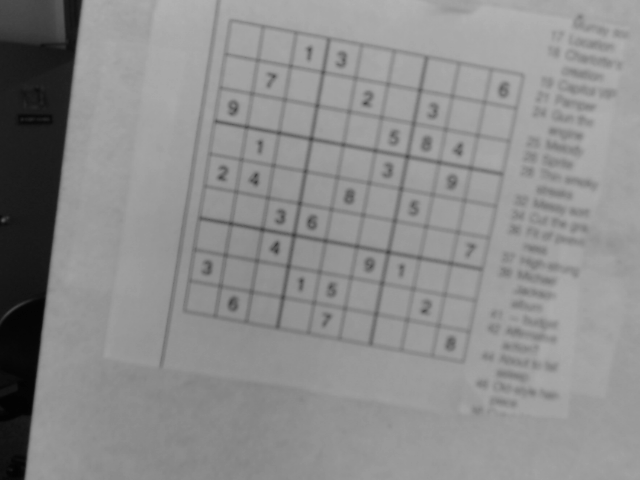
#> input picture sudoku_midterm/sudoku5.png, 640 x 480 px
$ python delete.py
#> lines starting #> are read from the running program, lines starting #| are printed output that depends on the picture; after the words box and inside, x2 and y2 are one past the last pixel; in counts of white or black regions, pixels touching at a corner belong together; long printed decimals are rounded
### hough_grid.py
import contour_board as contour
import cv2
import numpy as np
import math
import matplotlib as plt
import statistics


# Constants
# Image filepath
INPUT_IMG = "sudoku_square/sudoku12.png"

# Canny thresholds
THRESH_ONE = 10
THRESH_TWO = 200

# HoughLinesP parameters
RHO = 1
THETA = math.pi/180
LINE_THRESH = 50
MIN_LENGTH = 25.0
MAX_GAP = 15.0

# Line drawing thickness
THICKNESS = 3

# Line drawing colors
BLACK = (255, 0, 0)

# Digit image dimensions
DIGIT_WIDTH = 28
DIGIT_HEIGHT = 28
DIGIT_CHANNELS = 1

# Gaussian blur parameters
KERNEL_SIZE = (9, 9)
SIGMA_X = 10.0

# Unsharp weights
ORIG_WEIGHT = 3.5
GAUSSIAN_WEIGHT = -2.0

# K-means centers
ANGLE_CENTERS = 2
DIFF_CENTERS = 10


# Accepts a grayscale image and returns list of edges from Canny edge detector
def canny_edges(gray_img):
    return cv2.Canny(gray_img, THRESH_ONE, THRESH_TWO)


# Accepts a grayscale image and performs unsharp masking using Gaussian blur,
# then returns the sharpened image.
def unsharp_mask(gray_img):
    gaussian_img = cv2.GaussianBlur(gray_img, KERNEL_SIZE, SIGMA_X)
    sharp_img = cv2.addWeighted(gray_img, ORIG_WEIGHT, gaussian_img,\
        GAUSSIAN_WEIGHT, 0, gray_img)
    return sharp_img


# Accepts an image and returns a list of Hough lines.
# [131 lines left out: functions lines, count_sudoku, calculate_cells, decompose_lines, cell_dims, avg_cell_dims and 2 more, not called in this run]


# Accepts a list of lines and returns a list of the angles of the lines.
# Borrows Dr. Hochberg's code from delete.py.
def angles(lines):
    angles = [-np.arctan((l[0][3]-l[0][1])/(l[0][2]-l[0][0])) for l in lines]
    return angles


# Accepts a list of angles and returns the 3 principal angles found using
# k-means clustering.\
# Borrows Dr. Hochberg's code from delete.py.
# [15 lines left out: functions principal_angles, main, not called in this run]


# [2 lines that do not run on import are left out]

### contour_board.py
import cv2
import hough_grid as hough
import numpy as np


# Constants
# File path of image to be tested.
IMG_PATH = "sudoku_midterm/sudoku5.png"

# Values for thresholding.
WHITE = 255
NEIGHBORHOOD_SIZE = 7
C = 15


# Accepts an image and returns the thresholded image.
def threshold(img):
    thresh_img = cv2.adaptiveThreshold(img, WHITE,\
        cv2.ADAPTIVE_THRESH_GAUSSIAN_C, cv2.THRESH_BINARY,\
        NEIGHBORHOOD_SIZE, C)
    return thresh_img


# Accepts a grayscale image and returns image with its histogram equalized.
def equalize(img):
    return cv2.equalizeHist(img)


# Accepts an image, finds the contours using cv2's functions, and returns both
# a list of contours and a new image with the contours drawn on.
# [6 lines left out: function contours, not called in this run]


# Accepts an image and a string and displays the image to the screen.
def display(title, img):
    cv2.imshow(title, img)
    cv2.waitKey()


# Used for testing
# [7 lines left out: function main, not called in this run]


# [2 lines that do not run on import are left out]

### delete.py
import hough_grid as hagrid
import contour_board as contour
import cv2
import math
import random as rnd
import numpy as np
from collections import Counter

# Constants
# Canny thresholds
THRESH_ONE = 10
THRESH_TWO = 200

# HoughLinesP parameters
RHO = 1
THETA = math.pi/180
LINE_THRESH = 50
MIN_LENGTH = 25.0
MAX_GAP = 40.0

# Line drawing thickness
THICKNESS = 3

# Line drawing colors
BLACK = (255, 0, 0)

# Digit image dimensions
DIGIT_WIDTH = 28
DIGIT_HEIGHT = 28
DIGIT_CHANNELS = 1

# Gaussian blur parameters
KERNEL_SIZE = (7, 7)
SIGMA_X = 10.0

# Unsharp weights
ORIG_WEIGHT = 3.5
GAUSSIAN_WEIGHT = -2.0

# Read image. White = 255, Black = 0
img_orig = 255-cv2.imread("sudoku_midterm/sudoku5.png", cv2.IMREAD_GRAYSCALE)
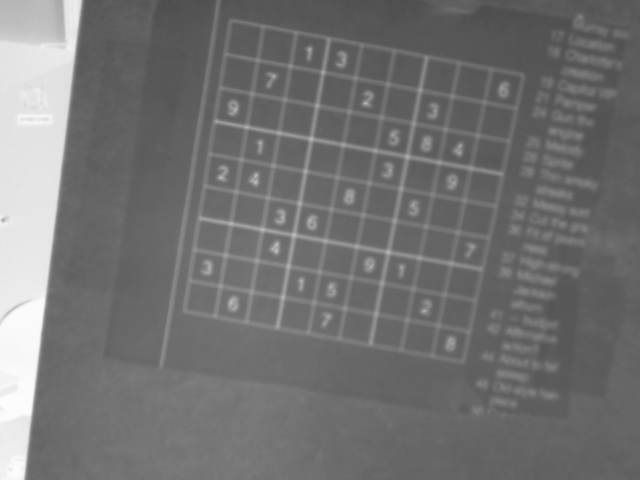
#> img_orig: shape (480, 640); min 77, max 252, mean 114.6
Mrot = cv2.getRotationMatrix2D((img_orig.shape[0]/2, img_orig.shape[1]/2), \
                               0, 1)
#> Mrot = [[1, 0, 0], [0, 1, 0]]
img_orig = cv2.warpAffine(img_orig, Mrot, (img_orig.shape))
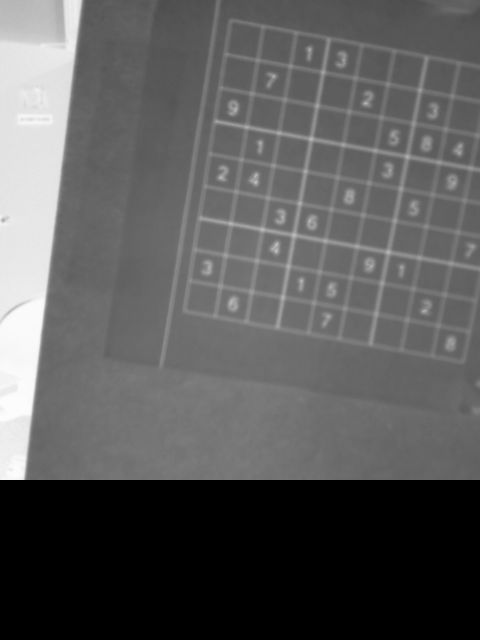
#> img_orig: shape (640, 480); min 0, max 252, mean 90.1

# Sharpen the image
img_orig = hagrid.unsharp_mask(img_orig)
#> in unsharp_mask, `sharp_img = cv2.addWeighted(gray_img, ORIG_WEIGHT, gaussian_img,\ GAUS..`:
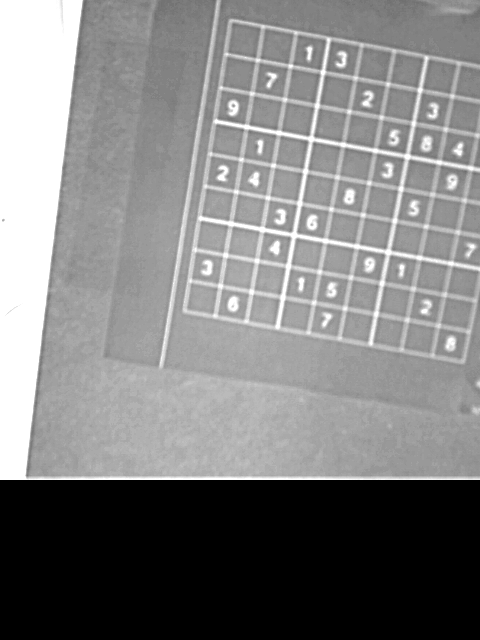
#> sharp_img: shape (640, 480); min 0, max 255, mean 127.9
img_orig = contour.threshold(img_orig)
#> in threshold, `thresh_img = cv2.adaptiveThreshold(img, WHITE,\ cv2.ADAPTIVE_THRESH_GA..`:
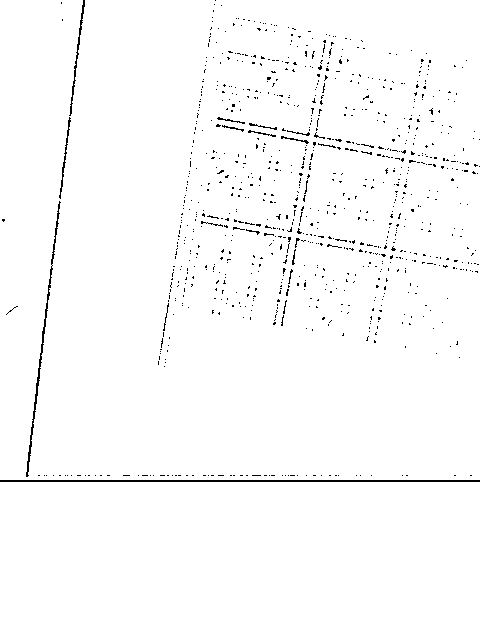
#> thresh_img: shape (640, 480); 98.3% white; black in thin lines or dots, all inside (x1, y1, x2, y2) = (0, 0, 480, 482)

element = cv2.getStructuringElement(cv2.MORPH_ELLIPSE, (3, 3), (1, 1))
#img_orig = cv2.dilate(img_orig, element)

# Accepts a grayscale image and returns list of edges from Canny edge detector
def canny_edges(gray_img):
    return cv2.Canny(gray_img, THRESH_ONE, THRESH_TWO)
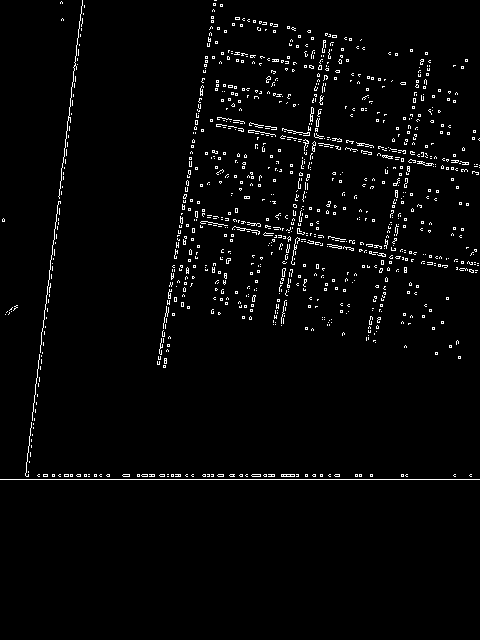
#> returned value: shape (640, 480); 2.6% white in thin lines or dots, all inside (x1, y1, x2, y2) = (0, 0, 480, 480)

def randcol():
    return (rnd.randint(0, 255), rnd.randint(0, 255), rnd.randint(0, 255))

cv2.imshow("Orig", img_orig)
# cv2.waitKey()

edges = canny_edges(img_orig)
cv2.imshow("Canny", edges)

# Perform the line detection
lines = cv2.HoughLinesP(edges, RHO, THETA, LINE_THRESH,\
    minLineLength=MIN_LENGTH, maxLineGap=MAX_GAP)
#> lines = 35 rows, first 6: [0, 479, 479, 479], [27, 453, 82, 0], [157, 364, 215, 0], [26, 476, 407, 476], [159, 364, 213, 22], [31, 441, 84, 5]
print(lines[0]) # What does one returned Hough line look like?
#| [[  0 479 479 479]]

# Build a list of angles for all the Hough segments
angles = [-np.arctan((l[0][3]-l[0][1])/(l[0][2]-l[0][0])) for l in lines]
#> angles = 35 values, max 1.46 at index 27, min -0.192 at index 13, mean 0.702

# Cluster them to find the principle angles
num_centers = 3
criteria = (cv2.TERM_CRITERIA_EPS + cv2.TERM_CRITERIA_MAX_ITER, 10, 1.0)
ret, a_labels, a_centers = cv2.kmeans(np.asarray(angles, dtype='float32'),\
    num_centers, None, criteria, 10, cv2.KMEANS_RANDOM_CENTERS)
#> ret = 0.0115; a_labels = 35 values, max 2 at index 0, min 0 at index 7, mean 0.771; a_centers = [-0.179, 1.41, 0]

# Build a dictionary mapping each label (0, 1, 2, ...) to its frequency in the list
a_labels_map = Counter(a_labels.ravel().tolist())
#> a_labels_map = {2: 4, 1: 19, 0: 12}

# Find the most frequent label, and its associated angle
max_a_value = max(a_labels_map.values())
#> max_a_value = 19
max_a_label = [x for x in a_labels_map if a_labels_map[x] == max_a_value][0]
#> max_a_label = 1
print("a_label_map", a_labels_map, max_a_label)
#| a_label_map Counter({1: 19, 0: 12, 2: 4}) 1
print("a_centers", a_centers.ravel())
#| a_centers [-0.179  1.406    0.        ]

# Make a list of radii for the segments having the most frequent label/angle
# We use the fact that the equation of the line at angle theta and distance R from
#  the origin has equation R = x cos(theta) + y sin(theta)
radii = [lines[i][0][0]*np.sin(angles[i]) + lines[i][0][1]*np.cos(angles[i]) \
         for i in range(len(lines)) if a_labels[i] == max_a_label]
#> radii = [81.4, 212.3, 213.8, 83.99, 333, 424.5, 325, 326.8, 432.5, 425.5, 334.1, 433.5, 227.9, 79.93, 225.9, 332.1, 265.2, 424.9, 218.4]
radii.sort()
print(radii)
#| [79.931, 81.402, 83.990, 212.322, 213.825, 218.431, 225.948, 227.905, 265.195, 325.043, 326.803, 332.052, 333.044, 334.079, 424.493, 424.923, 425.537, 432.520, 433.534]

# Now try to fit the segments to the best ten equally-spaced radii
minbadness = float("inf")
bestpair = (0, 0)
for i in range(20):
    for j in range(len(radii)-20, len(radii)):
#> (the run stopped early here; a loop or call above may not have finished)

$ run again, with sudoku_midterm/sudoku0.png copied over sudoku_midterm/sudoku5.png
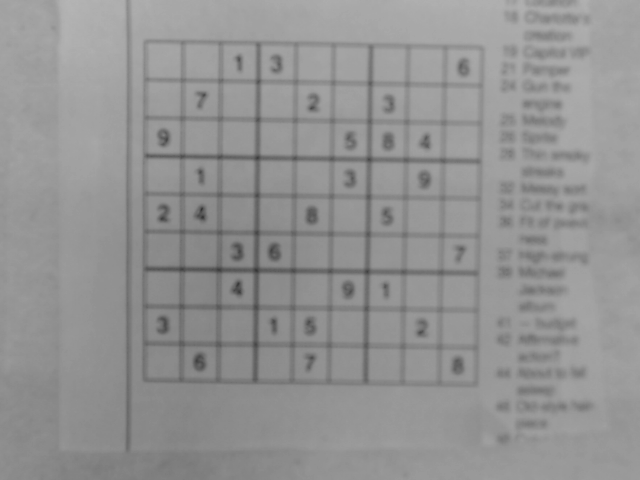
#> input picture sudoku_midterm/sudoku0.png, 640 x 480 px
#> in threshold, `thresh_img = cv2.adaptiveThreshold(img, WHITE,\ cv2.ADAPTIVE_THRESH_GA..`:
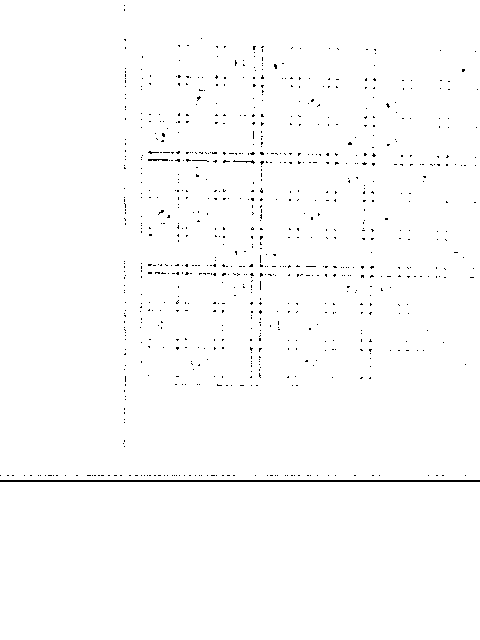
#> thresh_img: shape (640, 480); 99% white; black in thin lines or dots, all inside (x1, y1, x2, y2) = (0, 5, 480, 482)
#> in canny_edges, `return cv2.Canny(gray_img, THRESH_ONE, THRESH_TWO)`:
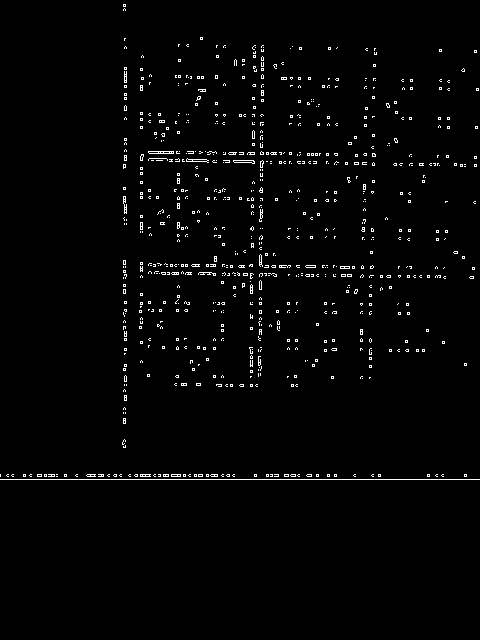
#> returned value: shape (640, 480); 1.9% white in thin lines or dots, all inside (x1, y1, x2, y2) = (0, 4, 480, 480)
#> lines = 28 rows, first 6: [0, 479, 479, 479], [0, 474, 380, 474], [0, 476, 380, 476], [124, 158, 476, 164], [124, 447, 124, 4], [125, 212, 125, 4]
#| [[  0 479 479 479]]
#> angles = 28 values, max 1.57 at index 4, min -0.0183 at index 12, mean 0.777
#> ret = 0.000776; a_labels = 28 values, max 2 at index 0, min 0 at index 3, mean 0.786; a_centers = [-0.0161, 1.57, 0]
#> a_labels_map = {2: 4, 0: 10, 1: 14}
#> max_a_value = 14
#> max_a_label = 1
#| a_label_map Counter({1: 14, 0: 10, 2: 4}) 1
#| a_centers [-0.01613  1.566   0.        ]
#> radii = [124, 125, 263.8, 126, 261, 142, 140, 252, 253.6, 123, 374.7, 254.7, 265.1, 141]
#| [123.000, 124.000, 125.000, 126.000, 140.000, 141.000, 142.000, 252.000, 253.563, 254.717, 261.0, 263.751, 265.124, 374.710]

$ run again, with sudoku_midterm/sudoku1.png copied over sudoku_midterm/sudoku5.png
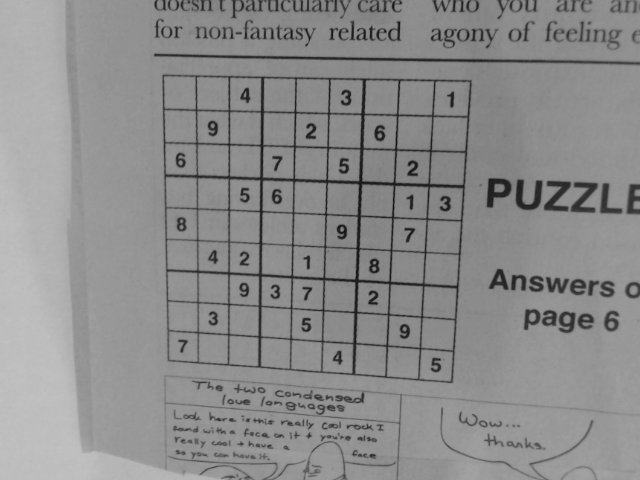
#> input picture sudoku_midterm/sudoku1.png, 640 x 480 px
#> in threshold, `thresh_img = cv2.adaptiveThreshold(img, WHITE,\ cv2.ADAPTIVE_THRESH_GA..`:
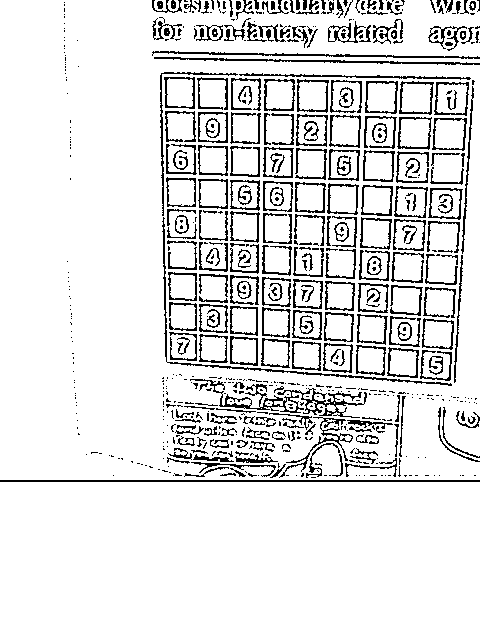
#> thresh_img: shape (640, 480); 88.4% white; black in thin lines or dots, all inside (x1, y1, x2, y2) = (0, 0, 480, 482)
#> lines = 171 rows, first 6: [0, 479, 479, 479], [352, 466, 368, 8], [158, 1, 164, 355], [156, 50, 479, 56], [285, 469, 293, 10], [346, 466, 362, 1]
#| [[  0 479 479 479]]
#> angles = 171 values, max 1.57 at index 6, min -1.55 at index 57, mean 0.32
#> ret = 0.304; a_labels = 171 values, max 2 at index 1, min 0 at index 2, mean 1.22; a_centers = [-1.54, -0.0343, 1.53]
#> a_labels_map = {1: 105, 2: 52, 0: 14}
#> max_a_value = 105
#> max_a_label = 1
#| a_label_map Counter({1: 105, 2: 52, 0: 14}) 1
#| a_centers [-1.540  -0.03428  1.535 ]
#> radii = 105 values, max 479 at index 0, min 0 at index 86, mean 219.7
#> (printed output is left out)
#> after the loop `for i in range(20):`: bestbuckets = [25, 72.33, 119.7, 167, 214.3, 261.7, 309, 356.3, 403.7, 451]; bestpair = (11, 95); minbadness = 1234.4
#| best pair! (11, 95) [25.0, 72.333, 119.667, 167.0, 214.333, 261.667, 309.0, 356.333, 403.667, 451.0]
#> the loop `for i in range(0, len(lines)):` made 171 passes
#> after the loop `for i in range(0, len(lines)):`:
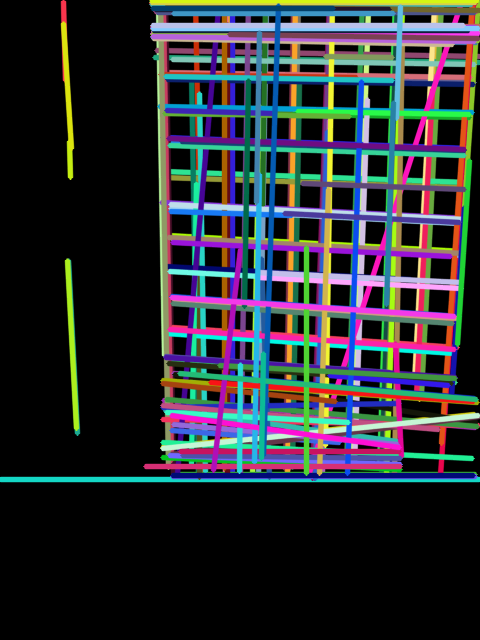
#> hough: shape (640, 480, 3); mean B, G, R 49.8, 46.3, 43.5

$ run again, with sudoku_midterm/sudoku10.png copied over sudoku_midterm/sudoku5.png
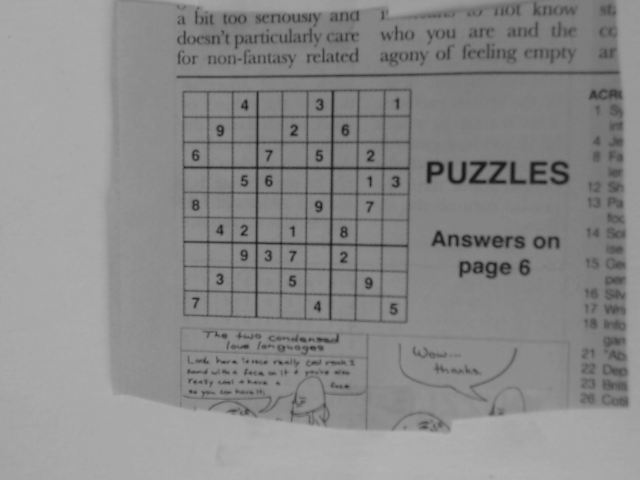
#> input picture sudoku_midterm/sudoku10.png, 640 x 480 px
#> in threshold, `thresh_img = cv2.adaptiveThreshold(img, WHITE,\ cv2.ADAPTIVE_THRESH_GA..`:
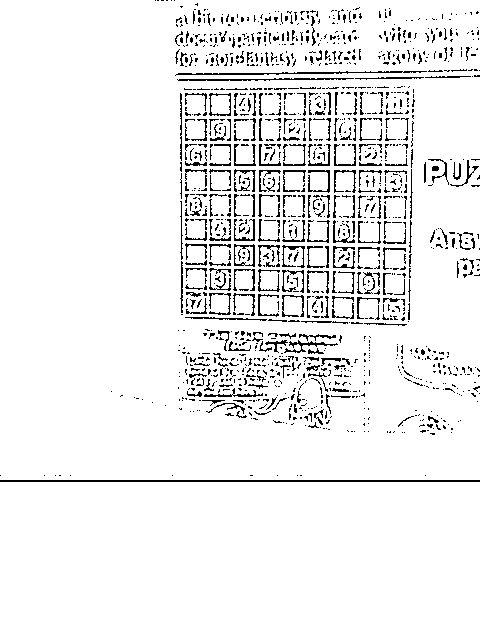
#> thresh_img: shape (640, 480); 93.3% white; black in thin lines or dots, all inside (x1, y1, x2, y2) = (0, 0, 480, 482)
#> lines = 161 rows, first 6: [0, 479, 479, 479], [209, 410, 209, 13], [180, 408, 180, 5], [402, 374, 408, 32], [184, 163, 466, 163], [185, 316, 401, 323]
#| [[  0 479 479 479]]
#> angles = 161 values, max 1.57 at index 1, min -1.57 at index 128, mean 0.959
#> ret = 0.092; a_labels = 161 values, max 2 at index 0, min 0 at index 22, mean 0.938; a_centers = [-1.55, 1.56, -0.00644]
#> a_labels_map = {2: 14, 1: 123, 0: 24}
#> max_a_value = 123
#> max_a_label = 1
#| a_label_map Counter({1: 123, 0: 24, 2: 14}) 1
#| a_centers [-1.549   1.558  -0.006443]
#> radii = 123 values, max 414.5 at index 21, min 180 at index 1, mean 283
#> (printed output is left out)
#> after the loop `for i in range(20):`: bestbuckets = [184, 208.9, 233.9, 258.8, 283.8, 308.7, 333.7, 358.6, 383.6, 408.5]; bestpair = (2, 119); minbadness = 575.4
#| best pair! (2, 119) [184.0, 208.944, 233.889, 258.833, 283.777, 308.721, 333.666, 358.610, 383.554, 408.499]
#> the loop `for i in range(0, len(lines)):` made 161 passes
#> after the loop `for i in range(0, len(lines)):`:
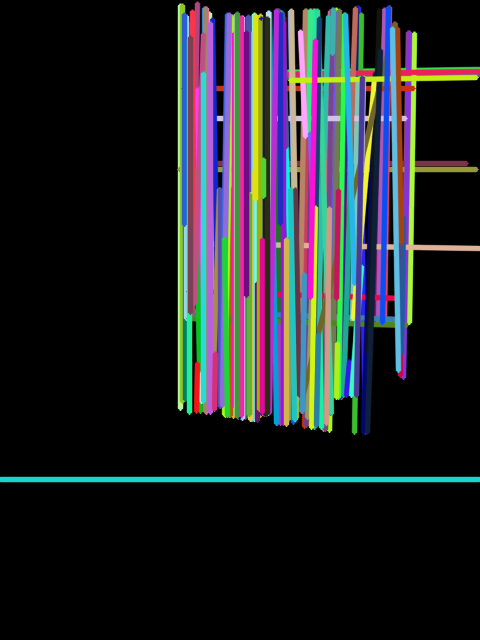
#> hough: shape (640, 480, 3); mean B, G, R 40, 37.3, 34.5
